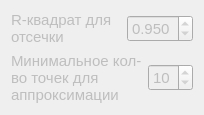
             <widget class="QWidget" name="widget" native="true">
              <layout class="QVBoxLayout" name="verticalLayout_3">
               <item>
                <layout class="QHBoxLayout" name="horizontalLayout">
                 <property name="rightMargin">
                  <number>0</number>
                 </property>
                 <item>
                  <widget class="QLabel" name="label_23">
                   <property name="enabled">
                    <bool>false</bool>
                   </property>
                   <property name="sizePolicy">
                    <sizepolicy hsizetype="Minimum" vsizetype="Preferred">
                     <horstretch>0</horstretch>
                     <verstretch>0</verstretch>
                    </sizepolicy>
                   </property>
                   <property name="font">
                    <font>
                     <pointsize>11</pointsize>
                    </font>
                   </property>
                   <property name="toolTip">
                    <string>&lt;html&gt;&lt;head/&gt;&lt;body&gt;&lt;p&gt;Сколько точек точно оставить для апрроксимации. Если R&lt;span style=&quot; vertical-align:super;&quot;&gt;2&lt;/span&gt; будет меньше, чем заявленный, но точек уже меньше, то дальнейшего уменьшения не будет. &lt;/p&gt;&lt;/body&gt;&lt;/html&gt;</string>
                   </property>
                   <property name="text">
                    <string>&lt;html&gt;&lt;head/&gt;&lt;body&gt;&lt;p&gt;R-квадрат для отсечки&lt;/p&gt;&lt;/body&gt;&lt;/html&gt;</string>
                   </property>
                   <property name="wordWrap">
                    <bool>true</bool>
                   </property>
                  </widget>
                 </item>
                 <item alignment="Qt::AlignRight">
                  <widget class="QDoubleSpinBox" name="r2_def">
                   <property name="enabled">
                    <bool>false</bool>
                   </property>
                   <property name="sizePolicy">
                    <sizepolicy hsizetype="Fixed" vsizetype="Fixed">
                     <horstretch>0</horstretch>
                     <verstretch>0</verstretch>
                    </sizepolicy>
                   </property>
                   <property name="font">
                    <font>
                     <pointsize>11</pointsize>
                    </font>
                   </property>
                   <property name="decimals">
                    <number>3</number>
                   </property>
                   <property name="minimum">
                    <double>0.600000000000000</double>
                   </property>
                   <property name="maximum">
                    <double>0.999000000000000</double>
                   </property>
                   <property name="singleStep">
                    <double>0.001000000000000</double>
                   </property>
                   <property name="value">
                    <double>0.950000000000000</double>
                   </property>
                  </widget>
                 </item>
                </layout>
               </item>
               <item>
                <layout class="QHBoxLayout" name="horizontalLayout_118">
                 <item>
                  <widget class="QLabel" name="label_18">
                   <property name="enabled">
                    <bool>false</bool>
                   </property>
                   <property name="sizePolicy">
                    <sizepolicy hsizetype="Minimum" vsizetype="Preferred">
                     <horstretch>0</horstretch>
                     <verstretch>0</verstretch>
                    </sizepolicy>
                   </property>
                   <property name="font">
                    <font>
                     <pointsize>11</pointsize>
                    </font>
                   </property>
                   <property name="toolTip">
                    <string>&lt;html&gt;&lt;head/&gt;&lt;body&gt;&lt;p&gt;Сколько точек точно оставить для апрроксимации. Если R&lt;span style=&quot; vertical-align:super;&quot;&gt;2&lt;/span&gt; будет меньше, чем заявленный, но точек уже меньше, то дальнейшего уменьшения не будет. &lt;/p&gt;&lt;/body&gt;&lt;/html&gt;</string>
                   </property>
                   <property name="text">
                    <string>&lt;html&gt;&lt;head/&gt;&lt;body&gt;&lt;p&gt;Минимальное кол-во точек для аппроксимации&lt;/p&gt;&lt;/body&gt;&lt;/html&gt;</string>
                   </property>
                   <property name="wordWrap">
                    <bool>true</bool>
                   </property>
                  </widget>
                 </item>
                 <item>
                  <widget class="QSpinBox" name="spinBox_n_max_deform">
                   <property name="enabled">
                    <bool>false</bool>
                   </property>
                   <property name="sizePolicy">
                    <sizepolicy hsizetype="Fixed" vsizetype="Fixed">
                     <horstretch>0</horstretch>
                     <verstretch>0</verstretch>
                    </sizepolicy>
                   </property>
                   <property name="font">
                    <font>
                     <pointsize>11</pointsize>
                    </font>
                   </property>
                   <property name="minimum">
                    <number>3</number>
                   </property>
                   <property name="maximum">
                    <number>13</number>
                   </property>
                   <property name="value">
                    <number>10</number>
                   </property>
                  </widget>
                 </item>
                </layout>
               </item>
              </layout>
             </widget>
